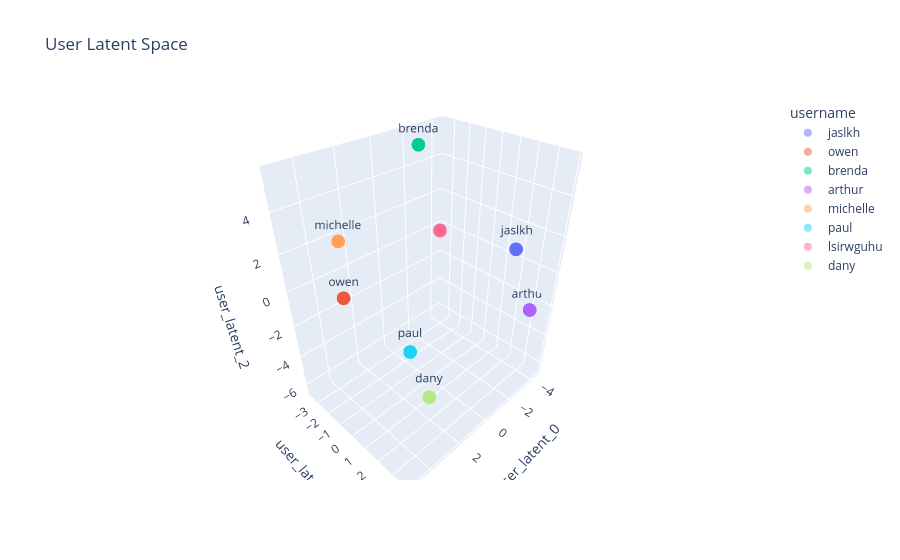

Notebook code cell kept with this figure:
### Code cell
# Get all users latent representations
model.eval()
with torch.no_grad():
    mu, _ = model.encode(R)
    z = model.reparameterize(mu, torch.zeros_like(mu))
    z = z.cpu().numpy()

df_matrix_mf_latent = df_matrix_mf.copy()

user_latent_columns = [f"user_latent_{i}" for i in range(encoder_dims[-1])]
for username, user_df in df_matrix_mf_latent.groupby("username"):
    index = matrix_mf.usernames_to_ids([username])[0]
    latent_representation = z[index]
    df_matrix_mf_latent.loc[
        df_matrix_mf_latent["username"] == username, user_latent_columns
    ] = latent_representation

plotting.plot_latent_space(
    df_matrix_mf_latent,
    color=df_matrix_mf_latent["username"],
    text=df_matrix_mf_latent["username"],
    latent_columns=user_latent_columns,
    title="User Latent Space",
).show()

### Figure 1 — Plotly figure (JSON) as saved in the notebook; plotly's stock layout.template omitted (floating-point values rounded to 4 significant figures; data arrays with more than 128 entries replaced by an {"elided": "..."} marker saying what was removed)
{"data": [{"hovertemplate": "username=%{text}<br>user_latent_0=%{x}<br>user_latent_1=%{y}<br>user_latent_2=%{z}<extra></extra>", "legendgroup": "jaslkh", "marker": {"color": "#636efa", "opacity": 0.5, "symbol": "circle"}, "mode": "markers+text", "name": "jaslkh", "scene": "scene", "showlegend": true, "text": {"elided": "150 str values"}, "textposition": "top center", "type": "scatter3d", "x": {"elided": "150 float values"}, "y": {"elided": "150 float values"}, "z": {"elided": "150 float values"}}, {"hovertemplate": "username=%{text}<br>user_latent_0=%{x}<br>user_latent_1=%{y}<br>user_latent_2=%{z}<extra></extra>", "legendgroup": "owen", "marker": {"color": "#EF553B", "opacity": 0.5, "symbol": "circle"}, "mode": "markers+text", "name": "owen", "scene": "scene", "showlegend": true, "text": {"elided": "150 str values"}, "textposition": "top center", "type": "scatter3d", "x": {"elided": "150 float values"}, "y": {"elided": "150 float values"}, "z": {"elided": "150 float values"}}, {"hovertemplate": "username=%{text}<br>user_latent_0=%{x}<br>user_latent_1=%{y}<br>user_latent_2=%{z}<extra></extra>", "legendgroup": "brenda", "marker": {"color": "#00cc96", "opacity": 0.5, "symbol": "circle"}, "mode": "markers+text", "name": "brenda", "scene": "scene", "showlegend": true, "text": {"elided": "150 str values"}, "textposition": "top center", "type": "scatter3d", "x": {"elided": "150 float values"}, "y": {"elided": "150 float values"}, "z": {"elided": "150 float values"}}, {"hovertemplate": "username=%{text}<br>user_latent_0=%{x}<br>user_latent_1=%{y}<br>user_latent_2=%{z}<extra></extra>", "legendgroup": "arthur", "marker": {"color": "#ab63fa", "opacity": 0.5, "symbol": "circle"}, "mode": "markers+text", "name": "arthur", "scene": "scene", "showlegend": true, "text": {"elided": "150 str values"}, "textposition": "top center", "type": "scatter3d", "x": {"elided": "150 float values"}, "y": {"elided": "150 float values"}, "z": {"elided": "150 float values"}}, {"hovertemplate": "username=%{text}<br>user_latent_0=%{x}<br>user_latent_1=%{y}<br>user_latent_2=%{z}<extra></extra>", "legendgroup": "michelle", "marker": {"color": "#FFA15A", "opacity": 0.5, "symbol": "circle"}, "mode": "markers+text", "name": "michelle", "scene": "scene", "showlegend": true, "text": {"elided": "150 str values"}, "textposition": "top center", "type": "scatter3d", "x": {"elided": "150 float values"}, "y": {"elided": "150 float values"}, "z": {"elided": "150 float values"}}, {"hovertemplate": "username=%{text}<br>user_latent_0=%{x}<br>user_latent_1=%{y}<br>user_latent_2=%{z}<extra></extra>", "legendgroup": "paul", "marker": {"color": "#19d3f3", "opacity": 0.5, "symbol": "circle"}, "mode": "markers+text", "name": "paul", "scene": "scene", "showlegend": true, "text": {"elided": "150 str values"}, "textposition": "top center", "type": "scatter3d", "x": {"elided": "150 float values"}, "y": {"elided": "150 float values"}, "z": {"elided": "150 float values"}}, {"hovertemplate": "username=%{text}<br>user_latent_0=%{x}<br>user_latent_1=%{y}<br>user_latent_2=%{z}<extra></extra>", "legendgroup": "lsirwguhu", "marker": {"color": "#FF6692", "opacity": 0.5, "symbol": "circle"}, "mode": "markers+text", "name": "lsirwguhu", "scene": "scene", "showlegend": true, "text": {"elided": "150 str values"}, "textposition": "top center", "type": "scatter3d", "x": {"elided": "150 float values"}, "y": {"elided": "150 float values"}, "z": {"elided": "150 float values"}}, {"hovertemplate": "username=%{text}<br>user_latent_0=%{x}<br>user_latent_1=%{y}<br>user_latent_2=%{z}<extra></extra>", "legendgroup": "dany", "marker": {"color": "#B6E880", "opacity": 0.5, "symbol": "circle"}, "mode": "markers+text", "name": "dany", "scene": "scene", "showlegend": true, "text": {"elided": "150 str values"}, "textposition": "top center", "type": "scatter3d", "x": {"elided": "150 float values"}, "y": {"elided": "150 float values"}, "z": {"elided": "150 float values"}}], "layout": {"legend": {"title": {"text": "username"}, "tracegroupgap": 0}, "scene": {"domain": {"x": [0, 1], "y": [0, 1]}, "xaxis": {"title": {"text": "user_latent_0"}}, "yaxis": {"title": {"text": "user_latent_1"}}, "zaxis": {"title": {"text": "user_latent_2"}}}, "title": {"text": "User Latent Space"}}}
